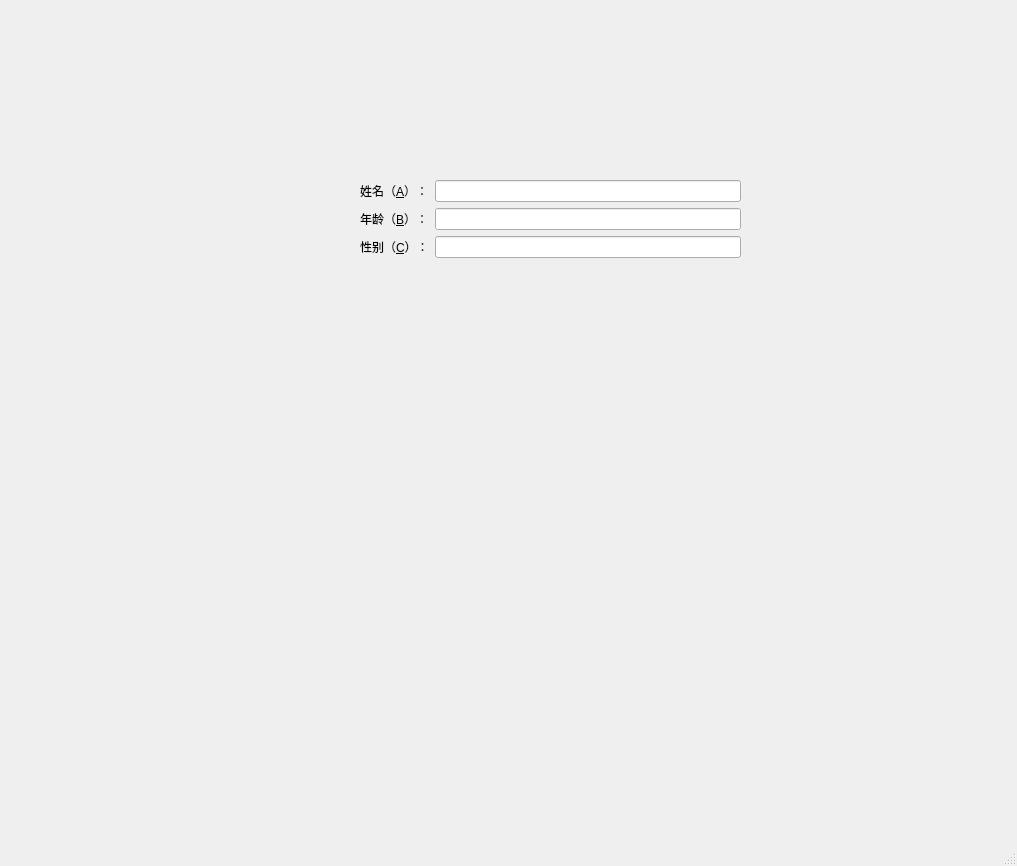
<?xml version="1.0" encoding="UTF-8"?>
<ui version="4.0">
 <class>MainWindow</class>
 <widget class="QMainWindow" name="MainWindow">
  <property name="geometry">
   <rect>
    <x>0</x>
    <y>0</y>
    <width>1017</width>
    <height>866</height>
   </rect>
  </property>
  <property name="windowTitle">
   <string>MainWindow</string>
  </property>
  <widget class="QWidget" name="centralwidget">
   <widget class="QWidget" name="formLayoutWidget">
    <property name="geometry">
     <rect>
      <x>360</x>
      <y>180</y>
      <width>381</width>
      <height>201</height>
     </rect>
    </property>
    <layout class="QFormLayout" name="formLayout">
     <item row="0" column="0">
      <widget class="QLabel" name="label">
       <property name="text">
        <string>姓名（&amp;A）：</string>
       </property>
       <property name="buddy">
        <cstring>lineEdit</cstring>
       </property>
      </widget>
     </item>
     <item row="0" column="1">
      <widget class="QLineEdit" name="lineEdit"/>
     </item>
     <item row="1" column="0">
      <widget class="QLabel" name="label_2">
       <property name="text">
        <string>年龄（&amp;B）：</string>
       </property>
       <property name="buddy">
        <cstring>lineEdit_2</cstring>
       </property>
      </widget>
     </item>
     <item row="1" column="1">
      <widget class="QLineEdit" name="lineEdit_2"/>
     </item>
     <item row="2" column="0">
      <widget class="QLabel" name="label_3">
       <property name="text">
        <string>性别（&amp;C）：</string>
       </property>
       <property name="buddy">
        <cstring>lineEdit_3</cstring>
       </property>
      </widget>
     </item>
     <item row="2" column="1">
      <widget class="QLineEdit" name="lineEdit_3"/>
     </item>
    </layout>
   </widget>
  </widget>
  <widget class="QMenuBar" name="menubar">
   <property name="geometry">
    <rect>
     <x>0</x>
     <y>0</y>
     <width>1017</width>
     <height>26</height>
    </rect>
   </property>
  </widget>
  <widget class="QStatusBar" name="statusbar"/>
 </widget>
 <resources/>
 <connections/>
</ui>
